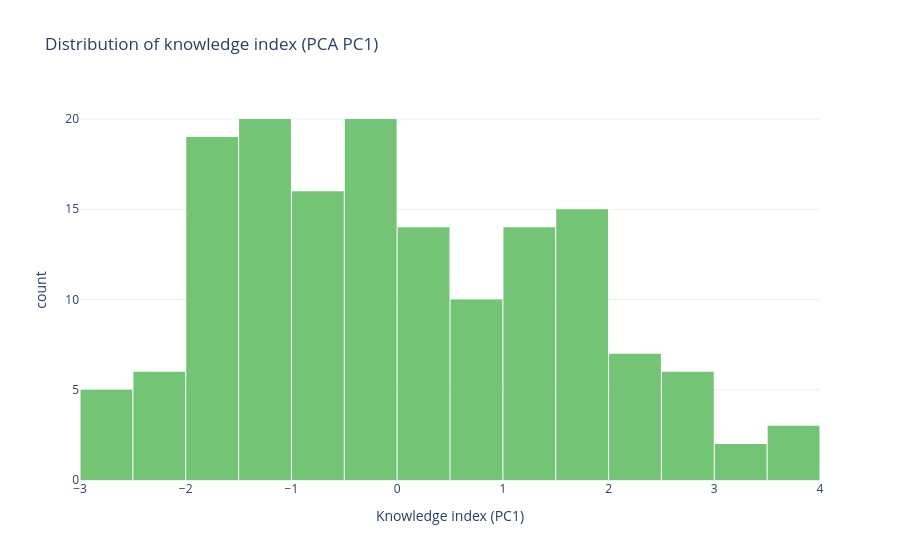

Notebook code for this chart:
### Code cell
fig_knowledge = px.histogram(
    df.dropna(subset=["knowledge_index_pca"]),
    x="knowledge_index_pca",
    nbins=25,
    title="Distribution of knowledge index (PCA PC1)",
    labels={"knowledge_index_pca": "Knowledge index (PC1)"},
    color_discrete_sequence=[px.colors.sequential.Greens[4]],
)
fig_knowledge.update_layout(bargap=0.02, showlegend=False)
fig_knowledge.show()

fig_knowledge.write_html(images_path / "knowledge_index_hist.html")
fig_knowledge.write_image(images_path / "knowledge_index_hist.png", width=800, height=500, scale=3)
print("Saved knowledge_index_hist.html and .png")

### Figure 1 — Plotly figure (JSON) as saved in the notebook; plotly's stock layout.template omitted (floating-point values rounded to 4 significant figures; data arrays with more than 128 entries replaced by an {"elided": "..."} marker saying what was removed)
{"data": [{"alignmentgroup": "True", "bingroup": "x", "hovertemplate": "Knowledge index (PC1)=%{x}<br>count=%{y}<extra></extra>", "legendgroup": "", "marker": {"color": "rgb(116,196,118)", "pattern": {"shape": ""}}, "name": "", "nbinsx": 25, "offsetgroup": "", "orientation": "v", "showlegend": false, "type": "histogram", "x": {"elided": "157 float values"}, "xaxis": "x", "yaxis": "y"}], "layout": {"bargap": 0.02, "barmode": "relative", "legend": {"tracegroupgap": 0}, "showlegend": false, "title": {"text": "Distribution of knowledge index (PCA PC1)"}, "xaxis": {"anchor": "y", "domain": [0, 1], "title": {"text": "Knowledge index (PC1)"}}, "yaxis": {"anchor": "x", "domain": [0, 1], "title": {"text": "count"}}}}
